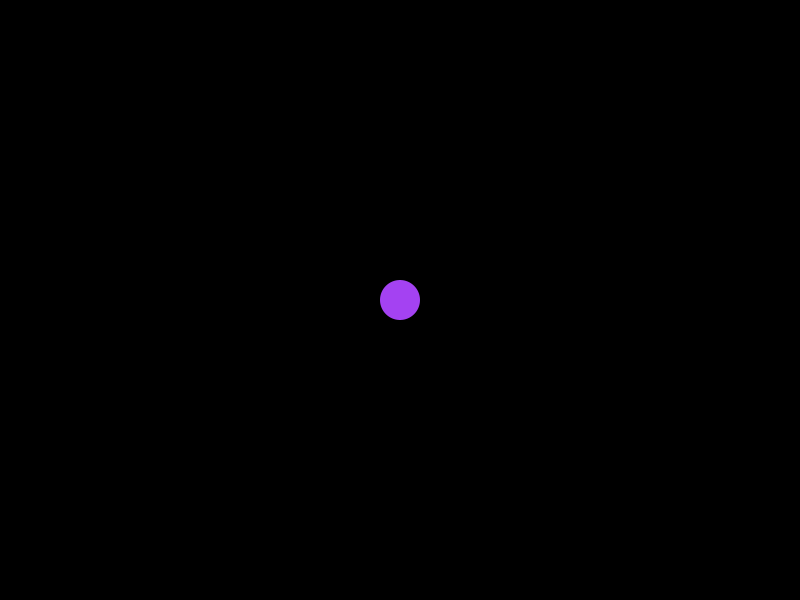
Frame 1 (no input)
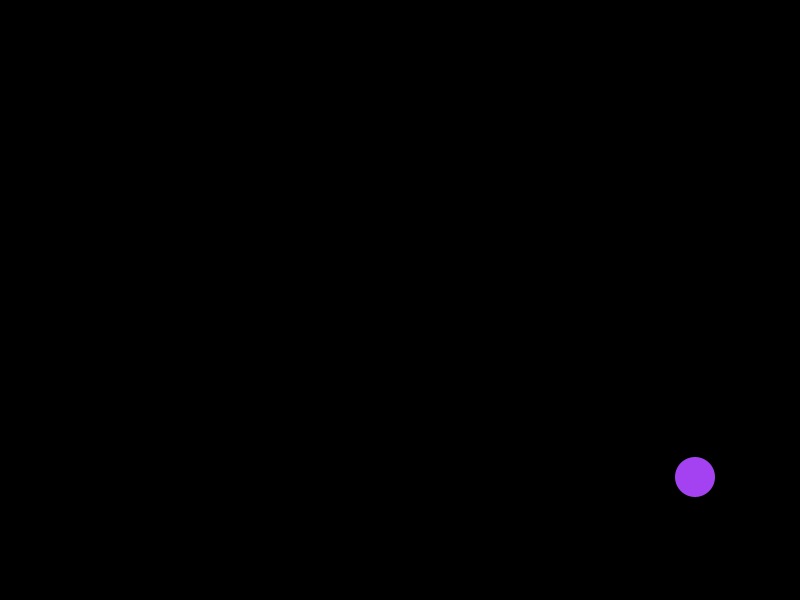
Frame 60 (the mouse pressed at the canvas centre just before this capture)
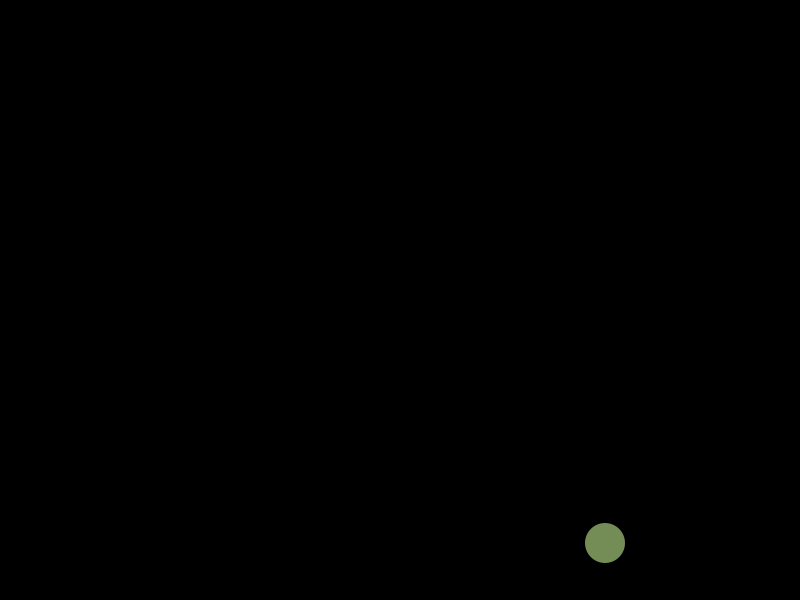
Frame 120 (the mouse held since frame 60 and released just before this capture)

The Processing sketch that drew these frames (run headless with seeded random() and noise(); from frame 60 on, the mouse is pressed at the canvas centre):

// Processing sketch: SadPong
// ── SadPong.pde
//declare global variable,always in set up never set it outside set up.
float xPos;
float yPos;
float d = 40;
float xSpeed = 5;
float ySpeed = 3;
float r;
float g;
float b;

void setup() {
  size (800, 600);
  background(0);
  noStroke();

  //position of the ball
  xPos = width/2;
  yPos = height/2;
  r = random(255);
  g = random(255);
  b = random(255);
}

void draw() {
  //draw the pong ball

  fill(r, g, b);
  background(0);
  ellipse(xPos, yPos, d, d);

  //move the pong ball
  xPos = xPos + xSpeed;
  yPos = yPos + ySpeed;
  //if ball hits end of wall bounce backwards.
  if (xPos >= width) {
    xSpeed = xSpeed * -1 ;
    r = random(255);
    g = random(255);
    b = random(255);
  }
  if (xPos <=0) {
    xSpeed = xSpeed * -1;
    r = random(255);
    g = random(255);
    b = random(255);
  }
  if (yPos >= height) {
    ySpeed = ySpeed * -1 ;
    r = random(255);
    g = random(255);
    b = random(255);
  }
  if (yPos <=0) {
    ySpeed = ySpeed * -1;
    r = random(255);
    g = random(255);
    b = random(255);
  }
}
